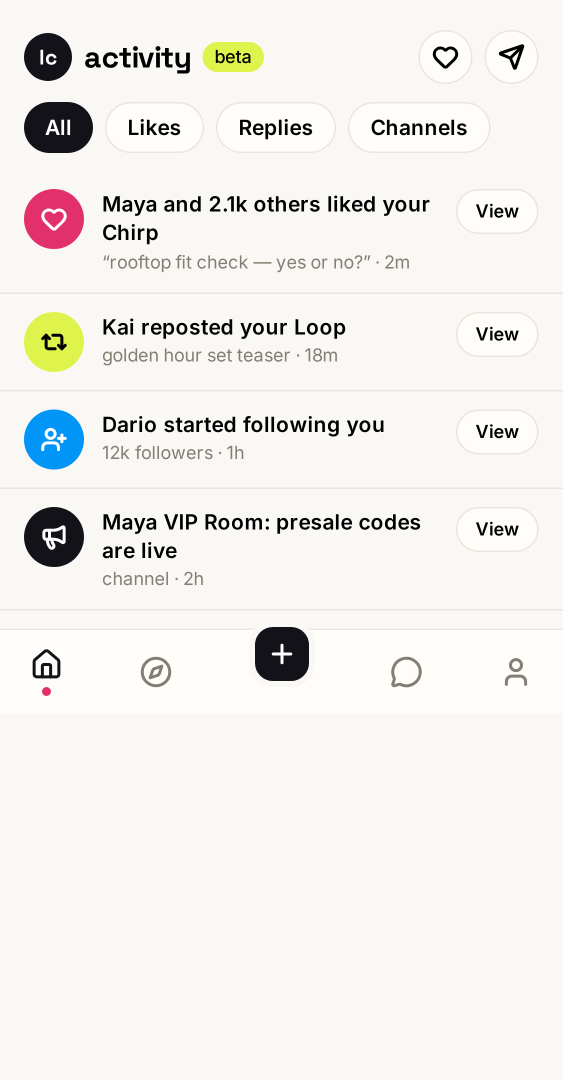
#> input picture LoopsNotifications.png, 1125 x 2160 px, found by its file name (shown at 1/2 size)
$ python diff.py
#> lines starting #> are read from the running program, lines starting #| are printed output that depends on the picture; pictures that were not available may be replaced by others from this repository, and a replacement may not be noted
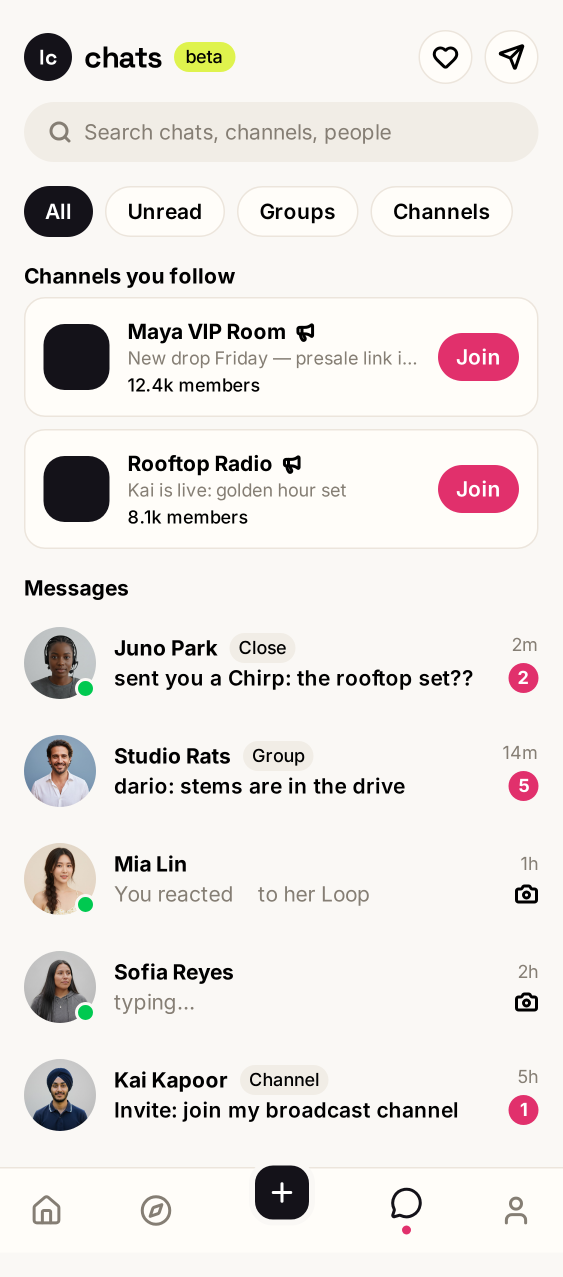
#> input picture LoopsChats.png, 1125 x 2553 px, given in place of activity-full.png, which was not available (shown at 1/2 size)
#!/usr/bin/env python3
"""Measure the same features in a mockup and in the app screenshot.

Both are 1125px wide at 3x, so a feature should land on the same pixel in
both. Prints export vs app so drift is obvious.
"""

from __future__ import annotations

from pathlib import Path

from PIL import Image

SRC = Path("/home/student/Downloads/banani-ui-export")
SHOTS = Path("/tmp/shots")
S = 3.0


def rows_ink(img: Image.Image, box, thresh=70, min_frac=0.06):
    """Per-row fraction of non-background pixels, for finding text bands."""
#> called with box = (48, 300, 168, 1500), thresh = 90, min_frac = 0.3
    px = img.load()
    x0, y0, x1, y1 = box
#> x0 = 48; y0 = 300; x1 = 168; y1 = 1500
    x1 = min(x1, img.width)
    y1 = min(y1, img.height)
    out = []
    for y in range(y0, y1):
        n = 0
        for x in range(x0, x1):
            r, g, b = px[x, y]
            if abs(r - 250) + abs(g - 248) + abs(b - 245) > thresh:
                n += 1
        out.append((y, n / (x1 - x0)))
#> after the loop, out = 1200 pairs, first value 300 to 1499, second value 0 to 1
    return out


def bands(img, box, thresh=70, min_frac=0.06, gap=6):
    """Collapse rows_ink into contiguous bands."""
    rs = rows_ink(img, box, thresh, min_frac)
#> rs has the same summary as out in rows_ink
    out, start, last = [], None, None
    for y, f in rs:
        if f >= min_frac:
            if start is None:
                start = y
            last = y
        elif start is not None and y - last > gap:
            out.append((start, last))
            start = None
#> this loop made 1200 passes
#> (f, start) on pass 1: (0.7, 300)
#> f on passes 2 to 7: 0.65, 0.617, 0.567, 0.517, 0.45, 0
#> after the loop, out = [(300, 305), (380, 495), (626, 741), (821, 936), (1016, 1131), (1329, 1331), (1350, 1356)]
    if start is not None:
        out.append((start, last))
    return out


def cols_ink(img, box, thresh=70, min_frac=0.04):
    px = img.load()
    x0, y0, x1, y1 = box
    x1 = min(x1, img.width)
    y1 = min(y1, img.height)
    out = []
    for x in range(x0, x1):
        n = 0
        for y in range(y0, y1):
            r, g, b = px[x, y]
            if abs(r - 250) + abs(g - 248) + abs(b - 245) > thresh:
                n += 1
        out.append((x, n / (y1 - y0)))
    return out


def col_bands(img, box, thresh=70, min_frac=0.04, gap=6):
    cs = cols_ink(img, box, thresh, min_frac)
    out, start, last = [], None, None
    for x, f in cs:
        if f >= min_frac:
            if start is None:
                start = x
            last = x
        elif start is not None and x - last > gap:
            out.append((start, last))
            start = None
    if start is not None:
        out.append((start, last))
    return out


def report(label, export_img, app_img, fn):
    e = fn(export_img)
#> e has the same summary as out in bands
    a = fn(app_img)
#> the loop in bands (call 2), `for y, f in rs:` made 1200 passes
#> start on pass 73: 372
#> a = [(372, 473), (544, 566), (648, 779), (912, 1043), (1168, 1190), (1256, 1395), (1472, 1499)]
    print(f"\n{label}")
    print(f"  export {e}")
#|   export [(300, 305), (380, 495), (626, 741), (821, 936), (1016, 1131), (1329, 1331), (1350, 1356)]
    print(f"  app    {a}")
#|   app    [(372, 473), (544, 566), (648, 779), (912, 1043), (1168, 1190), (1256, 1395), (1472, 1499)]
#> pass 3 of the loop in main, `for label, mockup, app, fn in JOBS:`:
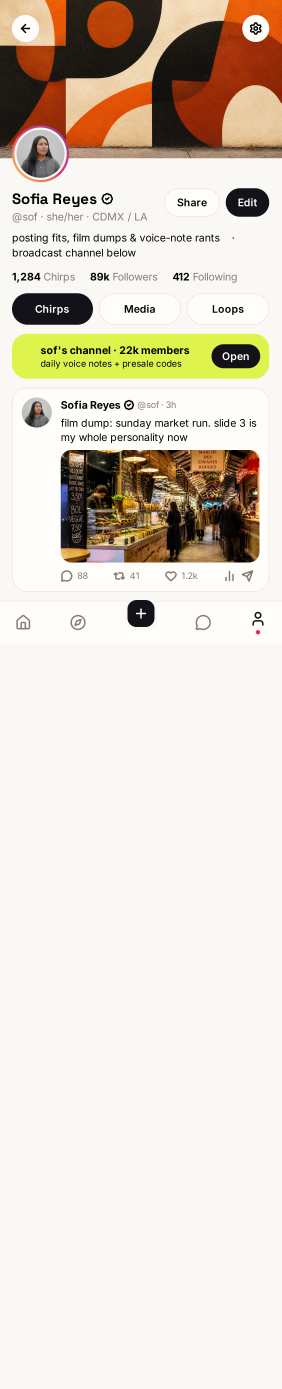
#> input picture LoopsProfile.png, 1125 x 5556 px, found by its file name (shown at 1/4 size)
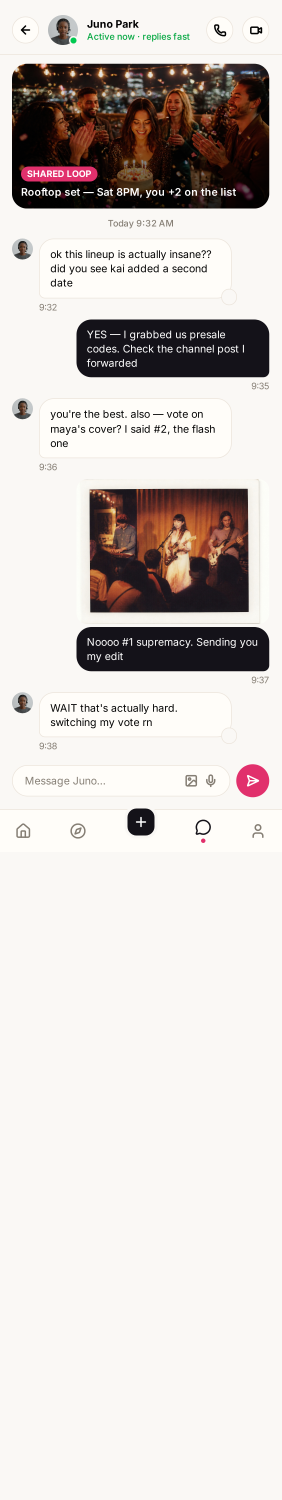
#> input picture LoopsConversation.png, 1125 x 6000 px, given in place of profile-full.png, which was not available (shown at 1/4 size)
#> after the loop in profile_cover, `for y in range(0, 900):`: rows = 900 pairs, first value 0 to 899, second value 0 to 152
#> top = 0
#> bot = 595
#|   export cover y 0..595  (198.7pt tall, top 0.0pt)
#|   app    cover y 418..725  (102.7pt tall, top 139.3pt)
#> the loop made 7 passes; the first 3 are shown


def load(name):
    return Image.open(SHOTS / f"{name}-full.png").convert("RGB")


def mock(name):
    return Image.open(SRC / name).convert("RGB")


# --------------------------------------------------------------- activity
def activity_rows(img):
    """Icon circles are 40pt and sit at x=48..168; find their y bands."""
    return bands(img, (48, 300, 168, 1500), thresh=90, min_frac=0.3)


def activity_title(img):
    """Columns of the first row's title text, to compare wrap width."""
    return col_bands(img, (200, 400, 1125, 470), thresh=90, min_frac=0.02)[-6:]


# ---------------------------------------------------------------- profile
def profile_cover(img):
    """The cover is the only highly-saturated block at the top."""
    px = img.load()
    rows = []
    for y in range(0, 900):
        n = 0
        for x in range(0, 1125, 6):
            r, g, b = px[x, y]
            mx, mn = max(r, g, b), min(r, g, b)
            if mx > 60 and (mx - mn) > 60:
                n += 1
        rows.append((y, n))
    top = next(y for y, n in rows if n > 60)
    bot = max(y for y, n in rows if n > 20)
    return f"cover y {top}..{bot}  ({(bot - top + 1) / S:.1f}pt tall, top {top / S:.1f}pt)"


def profile_ring(img):
    """The story ring around the avatar is pink/purple, unlike the cover."""
    px = img.load()
    ys, xs = [], []
    for y in range(150, 700):
        for x in range(0, 500):
            r, g, b = px[x, y]
            if r > 190 and g < 110 and 70 < b < 170:
                ys.append(y)
                xs.append(x)
    if not xs:
        return "no ring found"
    return (
        f"ring x {min(xs)}..{max(xs)} y {min(ys)}..{max(ys)}  "
        f"size {(max(xs) - min(xs) + 1) / S:.1f}pt  top {min(ys) / S:.1f}pt"
    )


def profile_banner(img):
    """The lime channel banner."""
    px = img.load()
    ys, xs = [], []
    for y in range(300, 1400):
        for x in range(0, 1125):
            r, g, b = px[x, y]
            if r > 200 and g > 225 and b < 130:
                ys.append(y)
                xs.append(x)
    if not xs:
        return "no banner found"
    return (
        f"banner x {min(xs)}..{max(xs)} y {min(ys)}..{max(ys)}  "
        f"h {(max(ys) - min(ys) + 1) / S:.1f}pt  top {min(ys) / S:.1f}pt"
    )


# ------------------------------------------------------------- home feed
def home_banner(img):
    """The dark composer card."""
    px = img.load()
    ys, xs = [], []
    for y in range(500, 1100):
        for x in range(0, 1125, 3):
            r, g, b = px[x, y]
            if r + g + b < 200:
                ys.append(y)
                xs.append(x)
    if not xs:
        return "no banner"
    return (
        f"dark card y {min(ys)}..{max(ys)} h {(max(ys) - min(ys) + 1) / S:.1f}pt  "
        f"x {min(xs)}..{max(xs)}"
    )


def home_avatar(img):
    """Maya's 37pt avatar in the first post card."""
    px = img.load()
    xs, ys = [], []
    for y in range(1100, 1400):
        for x in range(60, 300):
            r, g, b = px[x, y]
            if abs(r - 250) + abs(g - 248) + abs(b - 245) > 90:
                xs.append(x)
                ys.append(y)
    if not xs:
        return "no avatar"
    return f"avatar x {min(xs)}..{max(xs)} y {min(ys)}..{max(ys)} size {(max(xs) - min(xs) + 1) / S:.1f}pt"


JOBS = [
    ("activity rows (icon circles)", "LoopsNotifications.png", "activity", activity_rows),
    ("activity title cols", "LoopsNotifications.png", "activity", activity_title),
    ("profile cover", "LoopsProfile.png", "profile", profile_cover),
    ("profile avatar ring", "LoopsProfile.png", "profile", profile_ring),
    ("profile lime banner", "LoopsProfile.png", "profile", profile_banner),
    ("home dark composer", "LoopsHomeFeed.png", "home", home_banner),
    ("home post avatar", "LoopsHomeFeed.png", "home", home_avatar),
]


def main() -> int:
    for label, mockup, app, fn in JOBS:
        report(label, mock(mockup), load(app), fn)
    return 0


if __name__ == "__main__":
    raise SystemExit(main())
#> (the program exits here)
